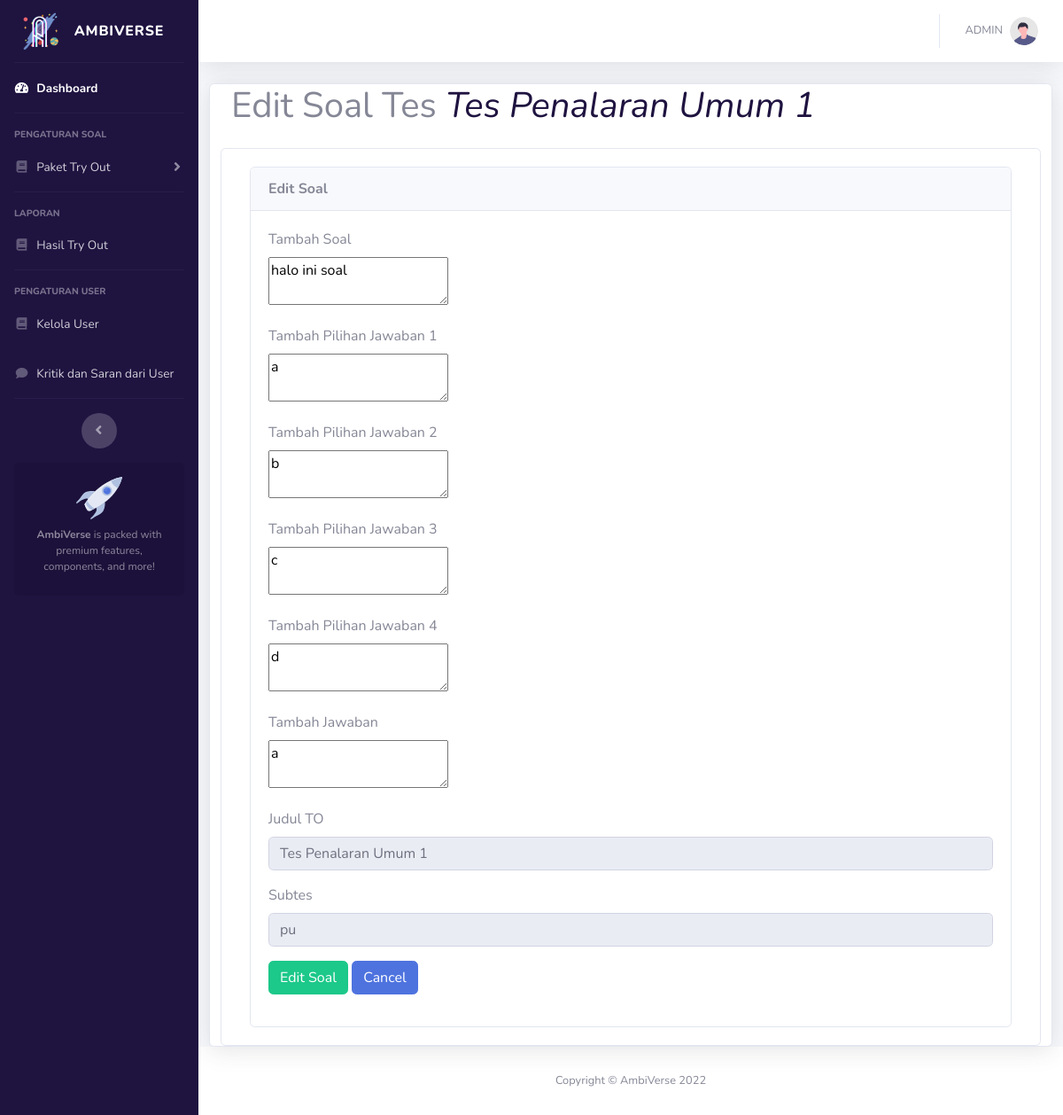
Page /admin/edit_option.php?id=1 on the committed database.
### tables this page shows
CREATE TABLE `questions` (
  `id` int(5) NOT NULL,
  `question_no` varchar(5) NOT NULL,
  `question` longtext NOT NULL,
  `opt1` longtext NOT NULL,
  `opt2` longtext NOT NULL,
  `opt3` longtext NOT NULL,
  `opt4` longtext NOT NULL,
  `answer` longtext NOT NULL,
  `judul_to` varchar(80) NOT NULL,
  `subtes` varchar(5) NOT NULL
);

### admin/edit_option.php (the view, shortened to what this page needs)
<?php
    include("../includes/functions.php");
    $id = $_GET['id'];
    $id1 = $_GET['id1'];
    $question = "";
    $opt1 = "";
    $opt2 = "";
    $opt3 = "";
    $opt4 = "";
    $answer = "";
    $judul_to = "";
    $subtes = "";
    $res = mysqli_query ($conn, "SELECT * FROM questions WHERE id = $id");
    while ($row = mysqli_fetch_array($res)){
        $question = $row["question"];
        $opt1     = $row["opt1"];
        $opt2     = $row["opt2"];
        $opt3     = $row["opt3"];
        $opt4     = $row["opt4"];
        $answer   = $row["answer"];
        $judul_to = $row["judul_to"];
        $subtes   = $row["subtes"];
    }
?>
<!DOCTYPE html>
<html lang="en">
<head>
    <link href="vendor/fontawesome-free/css/all.min.css" rel="stylesheet" type="text/css">
    <link rel="stylesheet" href="    https://cdn.jsdelivr.net/npm/bootstrap@5.2.3/dist/css/bootstrap.min.css">
    <link href="css/sb-admin-2.min.css" rel="stylesheet">
    <link href="css/style.css" rel="stylesheet">
</head>
<body id="page-top">
    <div id="wrapper">
        <?php include "sidebar.php" ?>
        <div id="content-wrapper" class="d-flex flex-column">
                <div id="content">
                    <?php include "topbar.php" ?>
                    <div class="container-fluid">
                        <div class="row">
                            <div class="card shadow col-lg-12">
                                <div class="breadcrumbs">
            <div class="col-sm-12">
                <div class="page-header float-left">
                    <div class="page-title">
                        <h1>Edit Soal Tes <i style="color: #1f1340"><?= $judul_to ?></i></h1>
                    </div>
                </div>
            </div>
        </div>
        <div class="content mt-3">
            <div class="animated fadeIn">
                <div class="row">
                    <div class="col-lg-12">
                        <div class="card">
                            <div class="card-body">
                                <div class="col-lg-12">
                                    <form action="" method="POST">
                                    <div class="card">
                                        <div class="card-header"><strong>Edit Soal</strong></div>
                                        <div class="card-body card-block">
                                        <div class="form-group">
                                            <label for="question" class="form-control-label">Tambah Soal</label><br>
                                            <textarea class="ckeditor" name="question" id=""><?php echo $question; ?></textarea><br>
                                        </div>
                                        <div class="form-group">
                                            <label for="opt1" class="form-control-label">Tambah Pilihan Jawaban 1</label><br>
                                            <textarea class="ckeditor" name="opt1" id="" ><?php echo $opt1; ?></textarea><br>
                                        </div>
                                        <div class="form-group">
                                            <label for="opt2" class="form-control-label">Tambah Pilihan Jawaban 2</label>
                                            <br>
                                            <textarea class="ckeditor" name="opt2" id=""><?php echo $opt2; ?></textarea><br>
                                        </div>
                                        <div class="form-group">
                                            <label for="opt3" class="form-control-label">Tambah Pilihan Jawaban 3</label>
                                            <br>
                                            <textarea class="ckeditor" name="opt3" id=""><?php echo $opt3; ?></textarea><br>
                                        </div>
                                        <div class="form-group">
                                            <label for="opt4" class="form-control-label">Tambah Pilihan Jawaban 4</label>
                                            <br>
                                            <textarea class="ckeditor" name="opt4" id=""><?php echo $opt4; ?></textarea><br>
                                        </div>
                                        <div class="form-group">
                                            <label for="answer" class="form-control-label">Tambah Jawaban </label>
                                            <br>
                                            <textarea class="ckeditor" name="answer" id=""><?php echo $answer; ?></textarea><br>
                                        </div>
                                            <div class="form-group">
                                                <label for="judul_to" class="form-control-label" required>Judul TO</label>
                                                <input disabled type="text" name="judul_to" id="judul_to" placeholder="Judul TO" class="form-control" value="<?= $judul_to ?>">
                                            </div>
                                            <div class="form-group">
                                                <label for="subtes" class="form-control-label" required>Subtes</label>
                                                <input disabled type="text" name="subtes" id="subtes" placeholder="(pu/ppu/pbm/pk) (kim/bio/fis/mat) (eko/geo/sej/sosio)" class="form-control" value="<?= $subtes ?>">
                                            </div>
                                            <div class="form-group">
                                                <input type="submit" name="editsoal" value="Edit Soal" class="btn btn-success">
                                                <a href="add_edit_questions.php?id=<?= $id1; ?>" class="btn btn-primary">Cancel</a>
                                            </div>
                                        </div>
                                    </div>
                                    </form>
                                </div>
                            </div>
                        </div>
                    </div>
                </div>
            </div>
        </div>
                            </div>
                        </div>
                    </div>
                </div>
    <?php include("footer.php"); ?>
</body>
</html>

### rows in the picture
questions: judul_to "Tes Penalaran Umum 1", question "halo ini soal", opt1 "a", opt2 "b", opt3 "c", opt4 "d", answer "a", subtes "pu"
